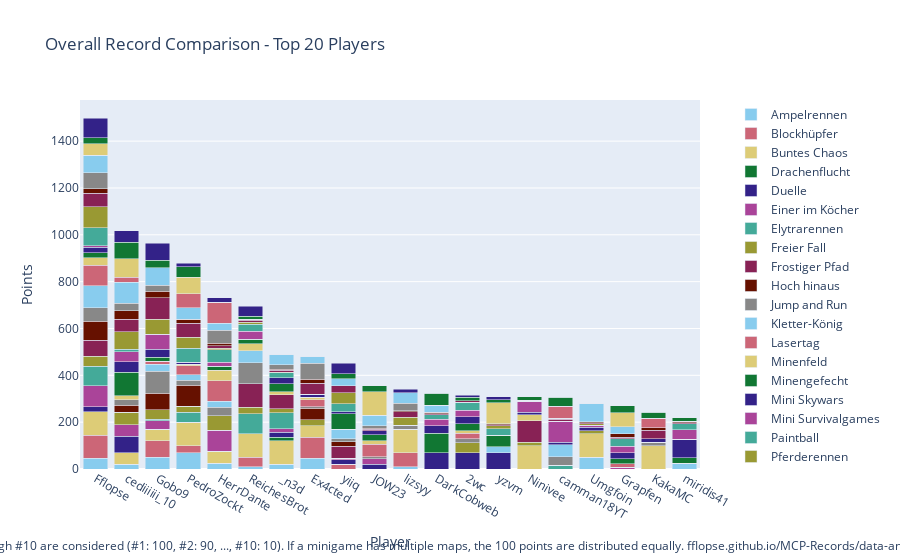

This figure's notebook cell:
### Code cell
import plotly.graph_objects as go

# Sum all columns to get the total score
outDf['Total'] = outDf.sum(axis=1)

# Sort by total score and fill N/A values with 0
outDf = outDf.sort_values(by='Total', ascending=False).fillna(0)

# Crop to top 10 players
cropDf = outDf.head(20).copy()

# Drop the 'Total' column for plotting
cropDf = cropDf.drop(columns=['Total'])

# Create a color palette
color_palette = px.colors.qualitative.Safe

# Create the stacked bar plot
fig = go.Figure()

for column in cropDf.columns.difference(['Player']):
    fig.add_trace(go.Bar(
        x=cropDf.index,
        y=cropDf[column],
        name=column,
        marker_color=color_palette[len(fig.data) % len(color_palette)]
    ))

# Update layout
fig.update_layout(
    barmode='stack',
    title='Overall Record Comparison - Top 20 Players',
    xaxis=dict(title='Player'),
    yaxis=dict(title='Points'),
    #height=800,
    #width=1000,
    legend=dict(
        x=1.05,
        y=0.5,
        traceorder='normal',
        font=dict(size=12),
        bgcolor='rgba(255, 255, 255, 0)',
        bordercolor='rgba(0, 0, 0, 0)'
    ),
    margin=dict(r=200),  # Adjust right margin to make room for the legend
    annotations=[
        dict(
            x=0.5,
            y=-0.235,
            xref='paper',
            yref='paper',
            text='Max 100 points per minigame. Records #1 through #10 are considered (#1: 100, #2: 90, ..., #10: 10). If a minigame has multiple maps, the 100 points are distributed equally. fflopse.github.io/MCP-Records/data-analysis/global-ranking.ipynb',
            showarrow=False,
            font=dict(size=12),
            xanchor='center'
        )
    ]
)

fig.show()

# save the plot as an html file

fig.write_html('out/overall_record_comparison.html')

### Figure 1 — Plotly figure (JSON) as saved in the notebook; plotly's stock layout.template omitted (floating-point values rounded to 4 significant figures)
{"data": [{"marker": {"color": "rgb(136, 204, 238)"}, "name": "Ampelrennen", "type": "bar", "x": ["Fflopse", "cediiiiii_10", "Gobo9", "PedroZockt", "HerrDante", "ReichesBrot", "_n3d", "Ex4cted", "yiiq", "JOW23", "lizsyy", "DarkCobweb", "2wc", "yzvm", "Ninivee", "camman18YT", "Umgfoin", "Grapfen", "KakaMC", "miridis41"], "y": [45, 20, 50, 70, 25, 10, 20, 45, 0, 0, 10, 0, 0, 0, 0, 0, 50, 0, 0, 25]}, {"marker": {"color": "rgb(204, 102, 119)"}, "name": "Blockhüpfer", "type": "bar", "x": ["Fflopse", "cediiiiii_10", "Gobo9", "PedroZockt", "HerrDante", "ReichesBrot", "_n3d", "Ex4cted", "yiiq", "JOW23", "lizsyy", "DarkCobweb", "2wc", "yzvm", "Ninivee", "camman18YT", "Umgfoin", "Grapfen", "KakaMC", "miridis41"], "y": [100, 0, 70, 30, 0, 40, 0, 90, 20, 0, 60, 0, 0, 0, 0, 0, 0, 0, 0, 0]}, {"marker": {"color": "rgb(221, 204, 119)"}, "name": "Buntes Chaos", "type": "bar", "x": ["Fflopse", "cediiiiii_10", "Gobo9", "PedroZockt", "HerrDante", "ReichesBrot", "_n3d", "Ex4cted", "yiiq", "JOW23", "lizsyy", "DarkCobweb", "2wc", "yzvm", "Ninivee", "camman18YT", "Umgfoin", "Grapfen", "KakaMC", "miridis41"], "y": [100, 50, 50, 100, 50, 100, 100, 50, 0, 0, 100, 0, 0, 0, 100, 0, 100, 0, 100, 0]}, {"marker": {"color": "rgb(17, 119, 51)"}, "name": "Drachenflucht", "type": "bar", "x": ["Fflopse", "cediiiiii_10", "Gobo9", "PedroZockt", "HerrDante", "ReichesBrot", "_n3d", "Ex4cted", "yiiq", "JOW23", "lizsyy", "DarkCobweb", "2wc", "yzvm", "Ninivee", "camman18YT", "Umgfoin", "Grapfen", "KakaMC", "miridis41"], "y": [0, 0, 0, 0, 0, 0, 16, 0, 0, 0, 0, 0, 0, 0, 0, 0, 0, 0, 0, 22]}, {"marker": {"color": "rgb(51, 34, 136)"}, "name": "Duelle", "type": "bar", "x": ["Fflopse", "cediiiiii_10", "Gobo9", "PedroZockt", "HerrDante", "ReichesBrot", "_n3d", "Ex4cted", "yiiq", "JOW23", "lizsyy", "DarkCobweb", "2wc", "yzvm", "Ninivee", "camman18YT", "Umgfoin", "Grapfen", "KakaMC", "miridis41"], "y": [20, 70, 0, 0, 0, 0, 20, 0, 20, 20, 0, 70, 70, 70, 0, 0, 0, 0, 0, 80]}, {"marker": {"color": "rgb(170, 68, 153)"}, "name": "Einer im Köcher", "type": "bar", "x": ["Fflopse", "cediiiiii_10", "Gobo9", "PedroZockt", "HerrDante", "ReichesBrot", "_n3d", "Ex4cted", "yiiq", "JOW23", "lizsyy", "DarkCobweb", "2wc", "yzvm", "Ninivee", "camman18YT", "Umgfoin", "Grapfen", "KakaMC", "miridis41"], "y": [90, 50, 36.67, 0, 90, 0, 16.67, 0, 6.667, 23.33, 0, 0, 0, 0, 0, 0, 0, 6.667, 0, 0]}, {"marker": {"color": "rgb(68, 170, 153)"}, "name": "Elytrarennen", "type": "bar", "x": ["Fflopse", "cediiiiii_10", "Gobo9", "PedroZockt", "HerrDante", "ReichesBrot", "_n3d", "Ex4cted", "yiiq", "JOW23", "lizsyy", "DarkCobweb", "2wc", "yzvm", "Ninivee", "camman18YT", "Umgfoin", "Grapfen", "KakaMC", "miridis41"], "y": [83.33, 0, 6.667, 43.33, 0, 86.67, 66.67, 0, 0, 0, 0, 0, 0, 0, 0, 16.67, 0, 0, 0, 0]}, {"marker": {"color": "rgb(153, 153, 51)"}, "name": "Freier Fall", "type": "bar", "x": ["Fflopse", "cediiiiii_10", "Gobo9", "PedroZockt", "HerrDante", "ReichesBrot", "_n3d", "Ex4cted", "yiiq", "JOW23", "lizsyy", "DarkCobweb", "2wc", "yzvm", "Ninivee", "camman18YT", "Umgfoin", "Grapfen", "KakaMC", "miridis41"], "y": [42.5, 52.5, 40, 25, 62.5, 27.5, 17.5, 25, 0, 0, 0, 0, 42.5, 0, 15, 0, 12.5, 0, 0, 0]}, {"marker": {"color": "rgb(136, 34, 85)"}, "name": "Frostiger Pfad", "type": "bar", "x": ["Fflopse", "cediiiiii_10", "Gobo9", "PedroZockt", "HerrDante", "ReichesBrot", "_n3d", "Ex4cted", "yiiq", "JOW23", "lizsyy", "DarkCobweb", "2wc", "yzvm", "Ninivee", "camman18YT", "Umgfoin", "Grapfen", "KakaMC", "miridis41"], "y": [70, 0, 0, 0, 0, 100, 60, 0, 50, 0, 0, 0, 0, 0, 90, 0, 0, 0, 0, 0]}, {"marker": {"color": "rgb(102, 17, 0)"}, "name": "Hoch hinaus", "type": "bar", "x": ["Fflopse", "cediiiiii_10", "Gobo9", "PedroZockt", "HerrDante", "ReichesBrot", "_n3d", "Ex4cted", "yiiq", "JOW23", "lizsyy", "DarkCobweb", "2wc", "yzvm", "Ninivee", "camman18YT", "Umgfoin", "Grapfen", "KakaMC", "miridis41"], "y": [80, 30, 70, 90, 0, 0, 0, 50, 20, 0, 0, 0, 0, 0, 0, 0, 0, 0, 0, 0]}, {"marker": {"color": "rgb(136, 136, 136)"}, "name": "Jump and Run", "type": "bar", "x": ["Fflopse", "cediiiiii_10", "Gobo9", "PedroZockt", "HerrDante", "ReichesBrot", "_n3d", "Ex4cted", "yiiq", "JOW23", "lizsyy", "DarkCobweb", "2wc", "yzvm", "Ninivee", "camman18YT", "Umgfoin", "Grapfen", "KakaMC", "miridis41"], "y": [56.67, 23.33, 93.33, 20, 36.67, 90, 0, 6.667, 13.33, 10, 16.67, 0, 16.67, 0, 0, 36.67, 0, 0, 13.33, 0]}, {"marker": {"color": "rgb(136, 204, 238)"}, "name": "Kletter-König", "type": "bar", "x": ["Fflopse", "cediiiiii_10", "Gobo9", "PedroZockt", "HerrDante", "ReichesBrot", "_n3d", "Ex4cted", "yiiq", "JOW23", "lizsyy", "DarkCobweb", "2wc", "yzvm", "Ninivee", "camman18YT", "Umgfoin", "Grapfen", "KakaMC", "miridis41"], "y": [95, 0, 30, 25, 25, 50, 0, 0, 40, 0, 0, 0, 0, 25, 0, 50, 0, 0, 0, 0]}, {"marker": {"color": "rgb(204, 102, 119)"}, "name": "Lasertag", "type": "bar", "x": ["Fflopse", "cediiiiii_10", "Gobo9", "PedroZockt", "HerrDante", "ReichesBrot", "_n3d", "Ex4cted", "yiiq", "JOW23", "lizsyy", "DarkCobweb", "2wc", "yzvm", "Ninivee", "camman18YT", "Umgfoin", "Grapfen", "KakaMC", "miridis41"], "y": [86.67, 0, 13.33, 36.67, 86.67, 0, 0, 30, 0, 53.33, 0, 0, 23.33, 0, 0, 0, 0, 16.67, 0, 0]}, {"marker": {"color": "rgb(221, 204, 119)"}, "name": "Minenfeld", "type": "bar", "x": ["Fflopse", "cediiiiii_10", "Gobo9", "PedroZockt", "HerrDante", "ReichesBrot", "_n3d", "Ex4cted", "yiiq", "JOW23", "lizsyy", "DarkCobweb", "2wc", "yzvm", "Ninivee", "camman18YT", "Umgfoin", "Grapfen", "KakaMC", "miridis41"], "y": [33.33, 16.67, 0, 6.667, 46.67, 30, 13.33, 10, 0, 13.33, 0, 0, 10, 0, 26.67, 0, 0, 0, 0, 0]}, {"marker": {"color": "rgb(17, 119, 51)"}, "name": "Minengefecht", "type": "bar", "x": ["Fflopse", "cediiiiii_10", "Gobo9", "PedroZockt", "HerrDante", "ReichesBrot", "_n3d", "Ex4cted", "yiiq", "JOW23", "lizsyy", "DarkCobweb", "2wc", "yzvm", "Ninivee", "camman18YT", "Umgfoin", "Grapfen", "KakaMC", "miridis41"], "y": [20, 100, 16.67, 0, 16.67, 20, 33.33, 0, 66.67, 26.67, 0, 83.33, 30, 50, 0, 0, 0, 20, 0, 0]}, {"marker": {"color": "rgb(51, 34, 136)"}, "name": "Mini Skywars", "type": "bar", "x": ["Fflopse", "cediiiiii_10", "Gobo9", "PedroZockt", "HerrDante", "ReichesBrot", "_n3d", "Ex4cted", "yiiq", "JOW23", "lizsyy", "DarkCobweb", "2wc", "yzvm", "Ninivee", "camman18YT", "Umgfoin", "Grapfen", "KakaMC", "miridis41"], "y": [23.33, 45, 35, 10, 0, 0, 26.67, 11.67, 8.333, 16.67, 0, 31.67, 31.67, 0, 10, 10, 16.67, 26.67, 16.67, 0]}, {"marker": {"color": "rgb(170, 68, 153)"}, "name": "Mini Survivalgames", "type": "bar", "x": ["Fflopse", "cediiiiii_10", "Gobo9", "PedroZockt", "HerrDante", "ReichesBrot", "_n3d", "Ex4cted", "yiiq", "JOW23", "lizsyy", "DarkCobweb", "2wc", "yzvm", "Ninivee", "camman18YT", "Umgfoin", "Grapfen", "KakaMC", "miridis41"], "y": [6.667, 43.33, 63.33, 0, 16.67, 33.33, 0, 0, 0, 0, 0, 26.67, 26.67, 0, 46.67, 90, 6.667, 26.67, 0, 40]}, {"marker": {"color": "rgb(68, 170, 153)"}, "name": "Paintball", "type": "bar", "x": ["Fflopse", "cediiiiii_10", "Gobo9", "PedroZockt", "HerrDante", "ReichesBrot", "_n3d", "Ex4cted", "yiiq", "JOW23", "lizsyy", "DarkCobweb", "2wc", "yzvm", "Ninivee", "camman18YT", "Umgfoin", "Grapfen", "KakaMC", "miridis41"], "y": [76.67, 10, 0, 60, 53.33, 30, 20, 0, 33.33, 0, 0, 20, 33.33, 26.67, 0, 0, 0, 33.33, 0, 26.67]}, {"marker": {"color": "rgb(153, 153, 51)"}, "name": "Pferderennen", "type": "bar", "x": ["Fflopse", "cediiiiii_10", "Gobo9", "PedroZockt", "HerrDante", "ReichesBrot", "_n3d", "Ex4cted", "yiiq", "JOW23", "lizsyy", "DarkCobweb", "2wc", "yzvm", "Ninivee", "camman18YT", "Umgfoin", "Grapfen", "KakaMC", "miridis41"], "y": [91.67, 75, 65, 45, 6.667, 10, 3.333, 0, 46.67, 0, 35, 0, 0, 13.33, 0, 0, 8.333, 0, 0, 0]}, {"marker": {"color": "rgb(136, 34, 85)"}, "name": "Replika", "type": "bar", "x": ["Fflopse", "cediiiiii_10", "Gobo9", "PedroZockt", "HerrDante", "ReichesBrot", "_n3d", "Ex4cted", "yiiq", "JOW23", "lizsyy", "DarkCobweb", "2wc", "yzvm", "Ninivee", "camman18YT", "Umgfoin", "Grapfen", "KakaMC", "miridis41"], "y": [56.02, 54.27, 91.36, 60.68, 10.87, 7.961, 7.67, 47.77, 30.87, 5.631, 22.14, 4.951, 7.573, 3.107, 2.913, 8.058, 2.913, 4.66, 36.31, 4.078]}, {"marker": {"color": "rgb(102, 17, 0)"}, "name": "Sammelwahn", "type": "bar", "x": ["Fflopse", "cediiiiii_10", "Gobo9", "PedroZockt", "HerrDante", "ReichesBrot", "_n3d", "Ex4cted", "yiiq", "JOW23", "lizsyy", "DarkCobweb", "2wc", "yzvm", "Ninivee", "camman18YT", "Umgfoin", "Grapfen", "KakaMC", "miridis41"], "y": [20.5, 35.5, 27.75, 16.25, 10.25, 3.5, 4.5, 17, 0, 4, 5, 6, 0, 4.5, 2.25, 6, 4.75, 15.75, 10.75, 7]}, {"marker": {"color": "rgb(136, 136, 136)"}, "name": "Schießstand", "type": "bar", "x": ["Fflopse", "cediiiiii_10", "Gobo9", "PedroZockt", "HerrDante", "ReichesBrot", "_n3d", "Ex4cted", "yiiq", "JOW23", "lizsyy", "DarkCobweb", "2wc", "yzvm", "Ninivee", "camman18YT", "Umgfoin", "Grapfen", "KakaMC", "miridis41"], "y": [67.5, 32.5, 25, 0, 55, 0, 20, 67.5, 0, 12.5, 32.5, 0, 0, 0, 0, 0, 0, 0, 0, 0]}, {"marker": {"color": "rgb(136, 204, 238)"}, "name": "Spleef", "type": "bar", "x": ["Fflopse", "cediiiiii_10", "Gobo9", "PedroZockt", "HerrDante", "ReichesBrot", "_n3d", "Ex4cted", "yiiq", "JOW23", "lizsyy", "DarkCobweb", "2wc", "yzvm", "Ninivee", "camman18YT", "Umgfoin", "Grapfen", "KakaMC", "miridis41"], "y": [75, 90, 75, 50, 30, 0, 45, 30, 30, 45, 45, 30, 0, 0, 0, 0, 80, 30, 0, 0]}, {"marker": {"color": "rgb(204, 102, 119)"}, "name": "Todeswürfel", "type": "bar", "x": ["Fflopse", "cediiiiii_10", "Gobo9", "PedroZockt", "HerrDante", "ReichesBrot", "_n3d", "Ex4cted", "yiiq", "JOW23", "lizsyy", "DarkCobweb", "2wc", "yzvm", "Ninivee", "camman18YT", "Umgfoin", "Grapfen", "KakaMC", "miridis41"], "y": [0, 20, 0, 60, 90, 0, 0, 0, 0, 0, 0, 0, 0, 0, 0, 50, 0, 0, 40, 0]}, {"marker": {"color": "rgb(221, 204, 119)"}, "name": "Waffenfolge", "type": "bar", "x": ["Fflopse", "cediiiiii_10", "Gobo9", "PedroZockt", "HerrDante", "ReichesBrot", "_n3d", "Ex4cted", "yiiq", "JOW23", "lizsyy", "DarkCobweb", "2wc", "yzvm", "Ninivee", "camman18YT", "Umgfoin", "Grapfen", "KakaMC", "miridis41"], "y": [50, 80, 0, 70, 0, 0, 0, 0, 0, 100, 0, 0, 0, 90, 0, 0, 0, 60, 0, 0]}, {"marker": {"color": "rgb(17, 119, 51)"}, "name": "Walls", "type": "bar", "x": ["Fflopse", "cediiiiii_10", "Gobo9", "PedroZockt", "HerrDante", "ReichesBrot", "_n3d", "Ex4cted", "yiiq", "JOW23", "lizsyy", "DarkCobweb", "2wc", "yzvm", "Ninivee", "camman18YT", "Umgfoin", "Grapfen", "KakaMC", "miridis41"], "y": [25, 70, 32.5, 45, 0, 12.5, 0, 0, 20, 25, 0, 50, 15, 12.5, 15, 40, 0, 30, 25, 15]}, {"marker": {"color": "rgb(51, 34, 136)"}, "name": "Wettrennen", "type": "bar", "x": ["Fflopse", "cediiiiii_10", "Gobo9", "PedroZockt", "HerrDante", "ReichesBrot", "_n3d", "Ex4cted", "yiiq", "JOW23", "lizsyy", "DarkCobweb", "2wc", "yzvm", "Ninivee", "camman18YT", "Umgfoin", "Grapfen", "KakaMC", "miridis41"], "y": [82, 50, 72, 14, 20, 44, 0, 0, 46, 0, 14, 0, 8, 14, 0, 0, 0, 0, 0, 0]}], "layout": {"annotations": [{"font": {"size": 12}, "showarrow": false, "text": "Max 100 points per minigame. Records #1 through #10 are considered (#1: 100, #2: 90, ..., #10: 10). If a minigame has multiple maps, the 100 points are distributed equally. fflopse.github.io/MCP-Records/data-analysis/global-ranking.ipynb", "x": 0.5, "xanchor": "center", "xref": "paper", "y": -0.235, "yref": "paper"}], "barmode": "stack", "legend": {"bgcolor": "rgba(255, 255, 255, 0)", "bordercolor": "rgba(0, 0, 0, 0)", "font": {"size": 12}, "traceorder": "normal", "x": 1.05, "y": 0.5}, "margin": {"r": 200}, "title": {"text": "Overall Record Comparison - Top 20 Players"}, "xaxis": {"title": {"text": "Player"}}, "yaxis": {"title": {"text": "Points"}}}}
